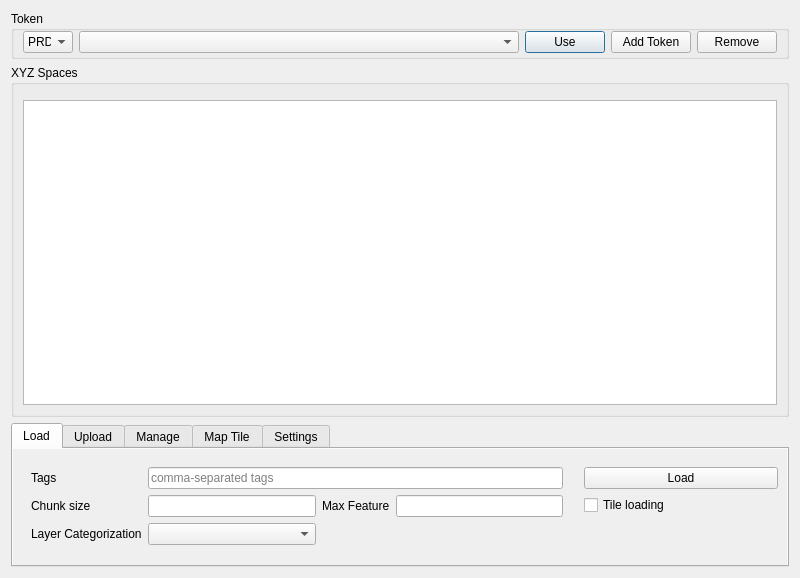
<?xml version="1.0" encoding="UTF-8"?>
<ui version="4.0">
 <class>Dialog</class>
 <widget class="QDialog" name="Dialog">
  <property name="geometry">
   <rect>
    <x>0</x>
    <y>0</y>
    <width>800</width>
    <height>578</height>
   </rect>
  </property>
  <property name="sizePolicy">
   <sizepolicy hsizetype="Minimum" vsizetype="Preferred">
    <horstretch>0</horstretch>
    <verstretch>0</verstretch>
   </sizepolicy>
  </property>
  <property name="windowTitle">
   <string>XYZ Hub Connector</string>
  </property>
  <layout class="QVBoxLayout" name="verticalLayout">
   <item>
    <widget class="QGroupBox" name="groupBox_token">
     <property name="enabled">
      <bool>true</bool>
     </property>
     <property name="title">
      <string>Token</string>
     </property>
     <layout class="QHBoxLayout" name="horizontalLayout">
      <property name="topMargin">
       <number>0</number>
      </property>
      <property name="bottomMargin">
       <number>3</number>
      </property>
      <item>
       <widget class="QComboBox" name="comboBox_server">
        <property name="enabled">
         <bool>true</bool>
        </property>
        <property name="sizePolicy">
         <sizepolicy hsizetype="Fixed" vsizetype="Fixed">
          <horstretch>0</horstretch>
          <verstretch>0</verstretch>
         </sizepolicy>
        </property>
        <property name="maximumSize">
         <size>
          <width>50</width>
          <height>16777215</height>
         </size>
        </property>
        <item>
         <property name="text">
          <string>PRD</string>
         </property>
        </item>
        <item>
         <property name="text">
          <string>CIT</string>
         </property>
        </item>
        <item>
         <property name="text">
          <string>SIT</string>
         </property>
        </item>
       </widget>
      </item>
      <item>
       <widget class="QComboBox" name="comboBox_token">
        <property name="enabled">
         <bool>true</bool>
        </property>
        <property name="sizePolicy">
         <sizepolicy hsizetype="MinimumExpanding" vsizetype="Fixed">
          <horstretch>0</horstretch>
          <verstretch>0</verstretch>
         </sizepolicy>
        </property>
        <property name="editable">
         <bool>false</bool>
        </property>
       </widget>
      </item>
      <item>
       <widget class="QPushButton" name="btn_use">
        <property name="sizePolicy">
         <sizepolicy hsizetype="Fixed" vsizetype="Fixed">
          <horstretch>0</horstretch>
          <verstretch>0</verstretch>
         </sizepolicy>
        </property>
        <property name="text">
         <string>Use</string>
        </property>
        <property name="default">
         <bool>false</bool>
        </property>
        <property name="flat">
         <bool>false</bool>
        </property>
       </widget>
      </item>
      <item>
       <widget class="QPushButton" name="btn_token">
        <property name="sizePolicy">
         <sizepolicy hsizetype="Fixed" vsizetype="Fixed">
          <horstretch>0</horstretch>
          <verstretch>0</verstretch>
         </sizepolicy>
        </property>
        <property name="text">
         <string>Add Token</string>
        </property>
        <property name="default">
         <bool>false</bool>
        </property>
        <property name="flat">
         <bool>false</bool>
        </property>
       </widget>
      </item>
      <item>
       <widget class="QPushButton" name="btn_clear_token">
        <property name="enabled">
         <bool>true</bool>
        </property>
        <property name="sizePolicy">
         <sizepolicy hsizetype="Fixed" vsizetype="Fixed">
          <horstretch>0</horstretch>
          <verstretch>0</verstretch>
         </sizepolicy>
        </property>
        <property name="accessibleDescription">
         <string/>
        </property>
        <property name="text">
         <string>Remove</string>
        </property>
       </widget>
      </item>
     </layout>
    </widget>
   </item>
   <item>
    <widget class="QGroupBox" name="groupBox">
     <property name="sizePolicy">
      <sizepolicy hsizetype="Preferred" vsizetype="MinimumExpanding">
       <horstretch>0</horstretch>
       <verstretch>0</verstretch>
      </sizepolicy>
     </property>
     <property name="title">
      <string>XYZ Spaces</string>
     </property>
     <property name="flat">
      <bool>false</bool>
     </property>
     <layout class="QVBoxLayout" name="verticalLayout_2">
      <item>
       <widget class="QWidget" name="widget" native="true">
        <layout class="QHBoxLayout" name="horizontalLayout_3">
         <property name="leftMargin">
          <number>0</number>
         </property>
         <property name="topMargin">
          <number>0</number>
         </property>
         <property name="rightMargin">
          <number>0</number>
         </property>
         <property name="bottomMargin">
          <number>0</number>
         </property>
        </layout>
       </widget>
      </item>
      <item>
       <widget class="QTableView" name="tableView_space">
        <property name="sizePolicy">
         <sizepolicy hsizetype="MinimumExpanding" vsizetype="MinimumExpanding">
          <horstretch>0</horstretch>
          <verstretch>0</verstretch>
         </sizepolicy>
        </property>
       </widget>
      </item>
     </layout>
    </widget>
   </item>
   <item>
    <widget class="QTabWidget" name="tabWidget">
     <property name="sizePolicy">
      <sizepolicy hsizetype="Expanding" vsizetype="Fixed">
       <horstretch>0</horstretch>
       <verstretch>0</verstretch>
      </sizepolicy>
     </property>
     <property name="currentIndex">
      <number>0</number>
     </property>
     <widget class="QWidget" name="tab_load">
      <property name="enabled">
       <bool>true</bool>
      </property>
      <property name="autoFillBackground">
       <bool>true</bool>
      </property>
      <attribute name="title">
       <string>Load</string>
      </attribute>
      <layout class="QHBoxLayout" name="horizontalLayout_4">
       <item>
        <widget class="QWidget" name="widget_2" native="true">
         <property name="sizePolicy">
          <sizepolicy hsizetype="Preferred" vsizetype="Preferred">
           <horstretch>0</horstretch>
           <verstretch>0</verstretch>
          </sizepolicy>
         </property>
         <layout class="QGridLayout" name="gridLayout">
          <item row="0" column="0">
           <widget class="QLabel" name="label_3">
            <property name="sizePolicy">
             <sizepolicy hsizetype="Fixed" vsizetype="Preferred">
              <horstretch>0</horstretch>
              <verstretch>0</verstretch>
             </sizepolicy>
            </property>
            <property name="text">
             <string>Tags</string>
            </property>
           </widget>
          </item>
          <item row="1" column="0">
           <widget class="QLabel" name="label">
            <property name="sizePolicy">
             <sizepolicy hsizetype="Fixed" vsizetype="Preferred">
              <horstretch>0</horstretch>
              <verstretch>0</verstretch>
             </sizepolicy>
            </property>
            <property name="text">
             <string>Chunk size</string>
            </property>
           </widget>
          </item>
          <item row="0" column="1" colspan="3">
           <widget class="QLineEdit" name="lineEdit_tags">
            <property name="sizePolicy">
             <sizepolicy hsizetype="Preferred" vsizetype="Fixed">
              <horstretch>0</horstretch>
              <verstretch>0</verstretch>
             </sizepolicy>
            </property>
            <property name="minimumSize">
             <size>
              <width>300</width>
              <height>0</height>
             </size>
            </property>
            <property name="maxLength">
             <number>2000</number>
            </property>
            <property name="placeholderText">
             <string>comma-separated tags</string>
            </property>
           </widget>
          </item>
          <item row="1" column="2">
           <widget class="QLabel" name="label_2">
            <property name="sizePolicy">
             <sizepolicy hsizetype="Fixed" vsizetype="Preferred">
              <horstretch>0</horstretch>
              <verstretch>0</verstretch>
             </sizepolicy>
            </property>
            <property name="text">
             <string>Max Feature</string>
            </property>
           </widget>
          </item>
          <item row="1" column="1">
           <widget class="QLineEdit" name="lineEdit_limit">
            <property name="sizePolicy">
             <sizepolicy hsizetype="Preferred" vsizetype="Fixed">
              <horstretch>0</horstretch>
              <verstretch>0</verstretch>
             </sizepolicy>
            </property>
            <property name="text">
             <string comment="auto" extracomment="comment"/>
            </property>
            <property name="maxLength">
             <number>10</number>
            </property>
            <property name="alignment">
             <set>Qt::AlignRight|Qt::AlignTrailing|Qt::AlignVCenter</set>
            </property>
           </widget>
          </item>
          <item row="2" column="0">
           <widget class="QLabel" name="label_9">
            <property name="sizePolicy">
             <sizepolicy hsizetype="Fixed" vsizetype="Preferred">
              <horstretch>0</horstretch>
              <verstretch>0</verstretch>
             </sizepolicy>
            </property>
            <property name="text">
             <string>Layer Categorization</string>
            </property>
           </widget>
          </item>
          <item row="1" column="3">
           <widget class="QLineEdit" name="lineEdit_max_feat">
            <property name="sizePolicy">
             <sizepolicy hsizetype="Preferred" vsizetype="Fixed">
              <horstretch>0</horstretch>
              <verstretch>0</verstretch>
             </sizepolicy>
            </property>
            <property name="maxLength">
             <number>15</number>
            </property>
            <property name="alignment">
             <set>Qt::AlignRight|Qt::AlignTrailing|Qt::AlignVCenter</set>
            </property>
           </widget>
          </item>          
          <item row="2" column="1">
           <widget class="QComboBox" name="comboBox_similarity_threshold">
           </widget>
          </item>
         </layout>
        </widget>
       </item>
       <item>
        <widget class="QWidget" name="widget_4" native="true">
         <property name="maximumSize">
          <size>
           <width>200</width>
           <height>16777215</height>
          </size>
         </property>
         <layout class="QFormLayout" name="formLayout">
          <property name="leftMargin">
           <number>0</number>
          </property>
          <property name="rightMargin">
           <number>0</number>
          </property>
          <item row="0" column="1">
           <widget class="QPushButton" name="btn_load">
            <property name="text">
             <string>Load</string>
            </property>
           </widget>
          </item>
          <item row="1" column="1">
           <widget class="QCheckBox" name="checkBox_tile">
            <property name="layoutDirection">
             <enum>Qt::LeftToRight</enum>
            </property>
            <property name="text">
             <string>Tile loading</string>
            </property>
           </widget>
          </item>
         </layout>
        </widget>
       </item>
      </layout>
     </widget>
     <widget class="QWidget" name="tab_upload">
      <property name="autoFillBackground">
       <bool>true</bool>
      </property>
      <attribute name="title">
       <string>Upload</string>
      </attribute>
      <layout class="QHBoxLayout" name="horizontalLayout_5">
       <item>
        <widget class="QWidget" name="widget_3" native="true">
         <property name="sizePolicy">
          <sizepolicy hsizetype="Preferred" vsizetype="Preferred">
           <horstretch>0</horstretch>
           <verstretch>0</verstretch>
          </sizepolicy>
         </property>
         <layout class="QFormLayout" name="formLayout_3">
          <item row="0" column="0">
           <widget class="QLabel" name="label_4">
            <property name="sizePolicy">
             <sizepolicy hsizetype="Fixed" vsizetype="Preferred">
              <horstretch>0</horstretch>
              <verstretch>0</verstretch>
             </sizepolicy>
            </property>
            <property name="text">
             <string>Tags</string>
            </property>
           </widget>
          </item>
          <item row="0" column="1">
           <widget class="QLineEdit" name="lineEdit_tags_upload">
            <property name="sizePolicy">
             <sizepolicy hsizetype="Preferred" vsizetype="Fixed">
              <horstretch>0</horstretch>
              <verstretch>0</verstretch>
             </sizepolicy>
            </property>
            <property name="minimumSize">
             <size>
              <width>300</width>
              <height>0</height>
             </size>
            </property>
            <property name="maxLength">
             <number>2000</number>
            </property>
            <property name="placeholderText">
             <string>comma-separated tags</string>
            </property>
           </widget>
          </item>
          <item row="1" column="1">
           <widget class="QgsMapLayerComboBox" name="mMapLayerComboBox"/>
          </item>
          <item row="1" column="0">
           <widget class="QLabel" name="label_5">
            <property name="text">
             <string>Layer</string>
            </property>
           </widget>
          </item>
         </layout>
        </widget>
       </item>
       <item>
        <widget class="QWidget" name="widget_5" native="true">
         <property name="maximumSize">
          <size>
           <width>200</width>
           <height>16777215</height>
          </size>
         </property>
         <layout class="QFormLayout" name="formLayout_4">
          <property name="leftMargin">
           <number>0</number>
          </property>
          <property name="rightMargin">
           <number>0</number>
          </property>
          <item row="0" column="1">
           <widget class="QPushButton" name="btn_upload">
            <property name="text">
             <string>Upload</string>
            </property>
           </widget>
          </item>
         </layout>
        </widget>
       </item>
      </layout>
     </widget>
     <widget class="QWidget" name="tab_manage">
      <property name="autoFillBackground">
       <bool>true</bool>
      </property>
      <attribute name="title">
       <string>Manage</string>
      </attribute>
      <layout class="QHBoxLayout" name="horizontalLayout_2">
       <property name="spacing">
        <number>20</number>
       </property>
       <item>
        <widget class="QPushButton" name="btn_new">
         <property name="enabled">
          <bool>false</bool>
         </property>
         <property name="sizePolicy">
          <sizepolicy hsizetype="Preferred" vsizetype="Fixed">
           <horstretch>0</horstretch>
           <verstretch>0</verstretch>
          </sizepolicy>
         </property>
         <property name="text">
          <string>New</string>
         </property>
        </widget>
       </item>
       <item>
        <widget class="QPushButton" name="btn_edit">
         <property name="enabled">
          <bool>false</bool>
         </property>
         <property name="sizePolicy">
          <sizepolicy hsizetype="Preferred" vsizetype="Fixed">
           <horstretch>0</horstretch>
           <verstretch>0</verstretch>
          </sizepolicy>
         </property>
         <property name="text">
          <string>Edit</string>
         </property>
        </widget>
       </item>
       <item>
        <widget class="QPushButton" name="btn_delete">
         <property name="enabled">
          <bool>false</bool>
         </property>
         <property name="sizePolicy">
          <sizepolicy hsizetype="Preferred" vsizetype="Fixed">
           <horstretch>0</horstretch>
           <verstretch>0</verstretch>
          </sizepolicy>
         </property>
         <property name="text">
          <string>Delete</string>
         </property>
        </widget>
       </item>
      </layout>
     </widget>
     <widget class="QWidget" name="tab_basemap">
      <property name="autoFillBackground">
       <bool>true</bool>
      </property>
      <attribute name="title">
       <string>Map Tile</string>
      </attribute>
      <layout class="QHBoxLayout" name="horizontalLayout_6">
       <item>
        <widget class="QWidget" name="widget_6" native="true">
         <property name="sizePolicy">
          <sizepolicy hsizetype="Preferred" vsizetype="Preferred">
           <horstretch>0</horstretch>
           <verstretch>0</verstretch>
          </sizepolicy>
         </property>
         <layout class="QFormLayout" name="formLayout_5">
          <item row="0" column="0">
           <widget class="QLabel" name="label_7">
            <property name="text">
             <string>App code</string>
            </property>
           </widget>
          </item>
          <item row="0" column="1">
           <widget class="QLineEdit" name="lineEdit_app_code">
            <property name="sizePolicy">
             <sizepolicy hsizetype="Preferred" vsizetype="Fixed">
              <horstretch>0</horstretch>
              <verstretch>0</verstretch>
             </sizepolicy>
            </property>
           </widget>
          </item>
          <item row="1" column="0">
           <widget class="QLabel" name="label_6">
            <property name="text">
             <string>App id</string>
            </property>
           </widget>
          </item>
          <item row="1" column="1">
           <widget class="QLineEdit" name="lineEdit_app_id">
            <property name="sizePolicy">
             <sizepolicy hsizetype="Preferred" vsizetype="Fixed">
              <horstretch>0</horstretch>
              <verstretch>0</verstretch>
             </sizepolicy>
            </property>
           </widget>
          </item>
          <item row="2" column="1">
           <widget class="QComboBox" name="comboBox_basemap"/>
          </item>
          <item row="2" column="0">
           <widget class="QLabel" name="label_8">
            <property name="text">
             <string>Map Tile</string>
            </property>
           </widget>
          </item>
         </layout>
        </widget>
       </item>
       <item>
        <widget class="QWidget" name="widget_7" native="true">
         <property name="maximumSize">
          <size>
           <width>200</width>
           <height>16777215</height>
          </size>
         </property>
         <layout class="QFormLayout" name="formLayout_6">
          <property name="leftMargin">
           <number>0</number>
          </property>
          <property name="rightMargin">
           <number>0</number>
          </property>
          <item row="0" column="1">
           <widget class="QPushButton" name="btn_basemap">
            <property name="text">
             <string>Add Map Tile</string>
            </property>
           </widget>
          </item>
         </layout>
        </widget>
       </item>
      </layout>
     </widget>
     <widget class="QWidget" name="tab_setting">
      <property name="autoFillBackground">
       <bool>true</bool>
      </property>
      <attribute name="title">
       <string>Settings</string>
      </attribute>
      <layout class="QHBoxLayout" name="horizontalLayout_7">
       <item>
        <widget class="QWidget" name="widget_8" native="true">
         <property name="sizePolicy">
          <sizepolicy hsizetype="Preferred" vsizetype="Preferred">
           <horstretch>0</horstretch>
           <verstretch>0</verstretch>
          </sizepolicy>
         </property>
         <layout class="QFormLayout" name="formLayout_7">
          <item row="0" column="1">
           <spacer name="horizontalSpacer">
            <property name="orientation">
             <enum>Qt::Horizontal</enum>
            </property>
            <property name="sizeType">
             <enum>QSizePolicy::Preferred</enum>
            </property>
            <property name="sizeHint" stdset="0">
             <size>
              <width>40</width>
              <height>20</height>
             </size>
            </property>
           </spacer>
          </item>
         </layout>
        </widget>
       </item>
       <item>
        <widget class="QWidget" name="widget_9" native="true">
         <property name="maximumSize">
          <size>
           <width>200</width>
           <height>16777215</height>
          </size>
         </property>
         <layout class="QFormLayout" name="formLayout_8">
          <property name="leftMargin">
           <number>0</number>
          </property>
          <property name="rightMargin">
           <number>0</number>
          </property>
          <item row="0" column="1">
           <widget class="QPushButton" name="btn_clear_cache">
            <property name="text">
             <string>Clear Cache</string>
            </property>
           </widget>
          </item>
         </layout>
        </widget>
       </item>
      </layout>
     </widget>
    </widget>
   </item>
  </layout>
 </widget>
 <customwidgets>
  <customwidget>
   <class>QgsMapLayerComboBox</class>
   <extends>QComboBox</extends>
   <header>qgis.gui</header>
  </customwidget>
 </customwidgets>
 <tabstops>
  <tabstop>comboBox_server</tabstop>
  <tabstop>comboBox_token</tabstop>
  <tabstop>btn_use</tabstop>
  <tabstop>tableView_space</tabstop>
  <tabstop>tabWidget</tabstop>
  <tabstop>lineEdit_tags</tabstop>
  <tabstop>lineEdit_limit</tabstop>
  <tabstop>lineEdit_max_feat</tabstop>
  <tabstop>comboBox_similarity_threshold</tabstop>
  <tabstop>checkBox_tile</tabstop>
  <tabstop>btn_load</tabstop>
  <tabstop>lineEdit_tags_upload</tabstop>
  <tabstop>mMapLayerComboBox</tabstop>
  <tabstop>btn_upload</tabstop>
  <tabstop>btn_new</tabstop>
  <tabstop>btn_edit</tabstop>
  <tabstop>btn_delete</tabstop>
  <tabstop>lineEdit_app_code</tabstop>
  <tabstop>lineEdit_app_id</tabstop>
  <tabstop>comboBox_basemap</tabstop>
  <tabstop>btn_basemap</tabstop>
  <tabstop>btn_clear_cache</tabstop>
 </tabstops>
 <resources/>
 <connections/>
</ui>
